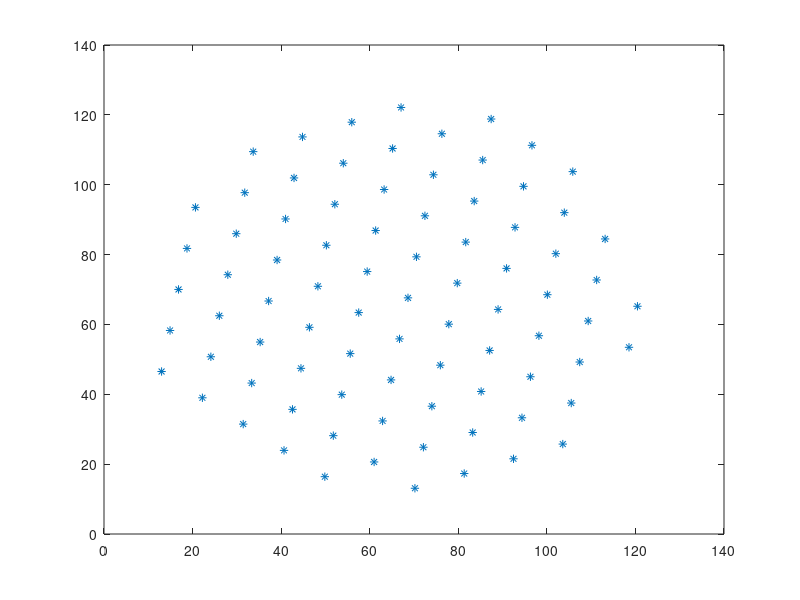

MATLAB code for this plot:
%addpath 032404
%fid=fopen('2260_5248_90_0_4','r');for i=1:5, a(1:160,1:120,i)=fread(fid,[160,120],'uchar'); end; fclose(fid)
%a0 = reshape_128_128_112103(a,'bicubic');
%[x,y]=meshgrid(1:128,1:128);
%mask = sqrt((x-65).^2+(y-67).^2)<57; % imagesc(mask), pause
%%clock,
%[px,py,px_re,py_re] = find_mov_peaks_circle_insert(a0(:,:,1),mask);
c = clock; c(6)
alpha_1 = 1.8488;  alpha_2 = 3.0174 ; r0=12.42;
k11 = pi*r0*cos(0.8858)/64; k12 =r0*sin(0.8858)*pi/64; k21 = r0*cos(0.8858+pi*2/3)*pi/64; k22 = r0*sin(0.8858+pi*2/3)*pi/64;
% k11 = -0.6092; k12 = -0.0309; k21 = -0.6021; k22 = 0.0980;
de = k11*k22 - k12*k21;
k11,k12,
k21,k22,
n = 0;
for i = alpha_1-40*pi:2*pi :40*pi
for j = alpha_2-40*pi:2*pi :40*pi
    x0 = (i*k22 - j*k12)/de ;
    y0 = (j*k11 - i*k21)/de ;
    r2 = (x0-65)^2 + (y0-67)^2;
    if r2 < 3249
    n = n+1;
    x(n) = x0;
    y(n) = y0;
    end
end
end
c1 = clock; c1(6)
 plot(x,y,'*')
clear all


